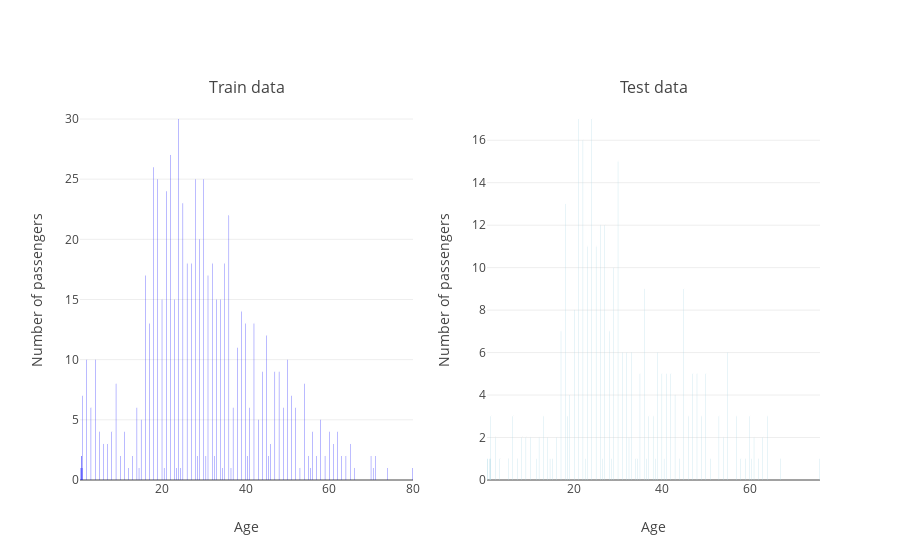

Source (notebook cell):
### Markdown cell above
From the total female passengers, 74% survived.  
In the same time, from the total male passengers, only 18% survived.

### Code cell
plot_two_bar(get_categories(train_df,'Age'), get_categories(test_df,'Age'), 
             'Train data', 'Test data',
             'Age', 'Number of passengers')
